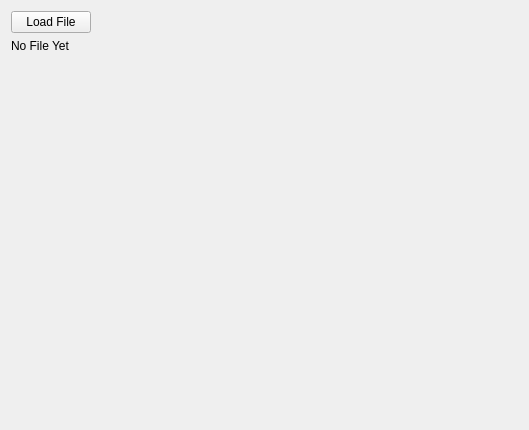
<?xml version="1.0" encoding="UTF-8"?>
<ui version="4.0">
 <class>Form</class>
 <widget class="QWidget" name="Form">
  <property name="geometry">
   <rect>
    <x>0</x>
    <y>0</y>
    <width>529</width>
    <height>430</height>
   </rect>
  </property>
  <property name="windowTitle">
   <string>Form</string>
  </property>
  <layout class="QHBoxLayout" name="horizontalLayout">
   <item>
    <layout class="QGridLayout" name="gridLayout">
     <item row="0" column="1">
      <spacer name="horizontalSpacer">
       <property name="orientation">
        <enum>Qt::Horizontal</enum>
       </property>
       <property name="sizeHint" stdset="0">
        <size>
         <width>40</width>
         <height>20</height>
        </size>
       </property>
      </spacer>
     </item>
     <item row="1" column="0" colspan="2">
      <widget class="QLabel" name="FileLabel">
       <property name="text">
        <string>No File Yet</string>
       </property>
      </widget>
     </item>
     <item row="0" column="0">
      <widget class="QPushButton" name="LoadButton">
       <property name="text">
        <string>Load File</string>
       </property>
      </widget>
     </item>
     <item row="2" column="0" colspan="2">
      <spacer name="verticalSpacer">
       <property name="orientation">
        <enum>Qt::Vertical</enum>
       </property>
       <property name="sizeHint" stdset="0">
        <size>
         <width>20</width>
         <height>40</height>
        </size>
       </property>
      </spacer>
     </item>
    </layout>
   </item>
  </layout>
 </widget>
 <resources/>
 <connections/>
</ui>
